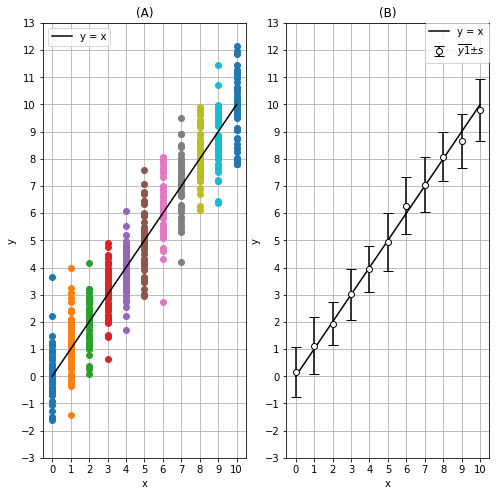

This chart was generated by the following Python code:
# 1) Generate x: 0-10, 1 step
# 2) Generate x1: tile 50 times (check example08). Size of x1 must be (50, 11)
# 3) Generate y1 = x1 + normal distribution. Use either np.random.randn() or np.random.normal().
# 4) Compute mean and standard deviation of y1
#
# 5) (A) Plot x VS y1 Fig(A)
#        Superimpose y=x as line plot
# 6) (B) Plot x VS mean(y1) with errorbar=std(y1). Use plt.errorbar()
#        Superimpose y=x as line plot
# 7) Set axes labels, ticks accordingly (refer attached pdf file)
# 8) Save figure as 'Task02-1_y=x_errorbar_Yourname.pdf'
# 9) Submit both your source code and figure pdf file

#%%
import numpy as np
import matplotlib.pyplot as plt

x = np.arange(0, 11)
x1 = np.tile(x, (50, 1))
y1 = x1 + np.random.randn(50,11)
y1_mean = np.mean(y1, axis = 0)
y1_std = np.std(y1, axis = 0)

fig = plt.figure(figsize=(8,6))

ax1 = plt.subplot(1,2,1)
ax1.set_xticks(np.arange(0, 11))
ax1.set_yticks(np.arange(-3, 14))
ax1.set_ylim(-3, 13)
ax1.set_title('(A)')
ax1.set_xlabel('x')
ax1.set_ylabel('y')

ax1.plot(x1, y1, 'o')
ax1.plot(x, x, color = 'black', label = 'y = x')

ax1.grid()
ax1.legend()

ax2 = plt.subplot(1,2,2)
ax2.set_xticks(np.arange(0, 11))
ax2.set_yticks(np.arange(-3, 14))
ax2.set_ylim(-3, 13)
ax2.set_title('(B)')
ax2.set_xlabel('x')
ax2.set_ylabel('y')

ax2.plot(x, x, color = 'black', label = 'y = x')
ax2.errorbar(x, y1_mean, y1_std, capsize = 5, fmt = 'o', ecolor='black', markeredgecolor = "black", color = 'white', label = '$\overline{y1} ± s$')

ax2.grid()
ax2.legend(bbox_to_anchor=(1, 1), loc='upper right', borderaxespad=0, fontsize=10)







# %%
